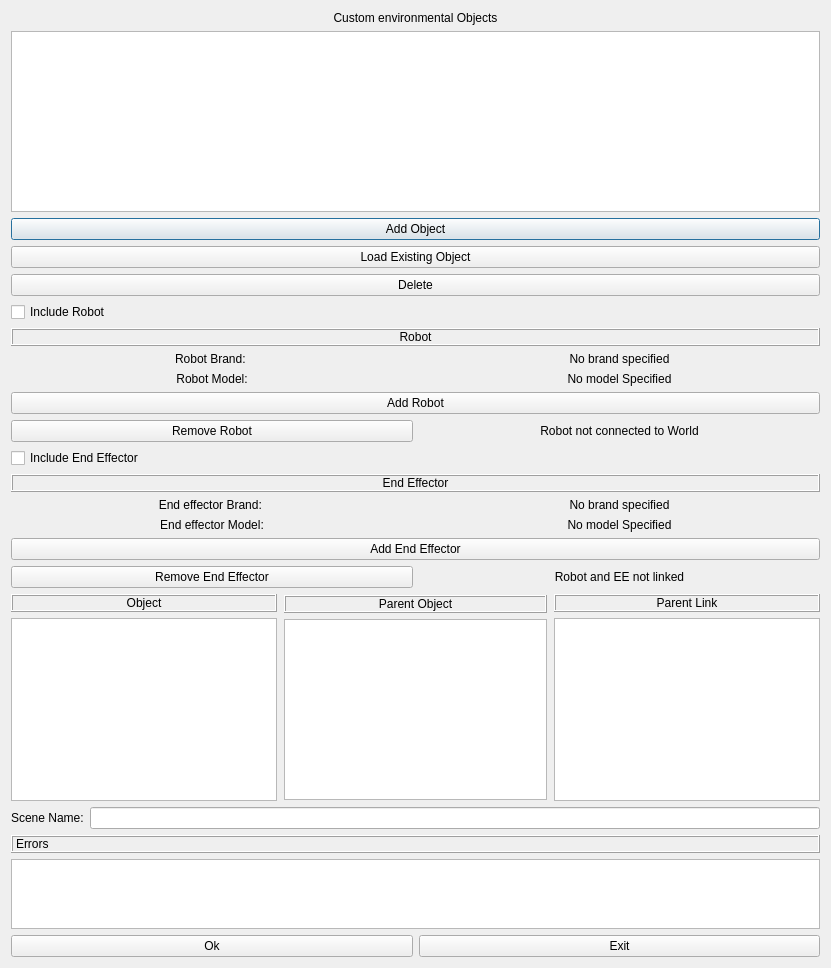
<?xml version="1.0" encoding="UTF-8"?>
<ui version="4.0">
 <class>AddScene</class>
 <widget class="QDialog" name="AddScene">
  <property name="geometry">
   <rect>
    <x>0</x>
    <y>0</y>
    <width>831</width>
    <height>968</height>
   </rect>
  </property>
  <property name="windowTitle">
   <string>Configure Scene</string>
  </property>
  <layout class="QVBoxLayout" name="verticalLayout_6">
   <item>
    <layout class="QVBoxLayout" name="verticalLayout_10">
     <item>
      <layout class="QVBoxLayout" name="verticalLayout_2">
       <item>
        <layout class="QVBoxLayout" name="verticalLayout">
         <item>
          <widget class="QLabel" name="environmental_objects_label">
           <property name="text">
            <string>Custom environmental Objects</string>
           </property>
           <property name="alignment">
            <set>Qt::AlignCenter</set>
           </property>
          </widget>
         </item>
         <item>
          <widget class="QListWidget" name="object_list"/>
         </item>
        </layout>
       </item>
       <item>
        <widget class="QPushButton" name="add_object">
         <property name="toolTip">
          <string>Create a new custom environmental object</string>
         </property>
         <property name="text">
          <string>Add Object</string>
         </property>
        </widget>
       </item>
       <item>
        <widget class="QPushButton" name="load_object">
         <property name="toolTip">
          <string>Load an existing object from the assets folder</string>
         </property>
         <property name="text">
          <string>Load Existing Object</string>
         </property>
        </widget>
       </item>
       <item>
        <widget class="QPushButton" name="delete_object">
         <property name="toolTip">
          <string>Remove the selected object from the list</string>
         </property>
         <property name="text">
          <string>Delete</string>
         </property>
        </widget>
       </item>
      </layout>
     </item>
     <item>
      <layout class="QVBoxLayout" name="verticalLayout_3">
       <item>
        <widget class="QCheckBox" name="include_robot">
         <property name="text">
          <string>Include Robot</string>
         </property>
        </widget>
       </item>
       <item>
        <widget class="QLabel" name="robot_label">
         <property name="frameShape">
          <enum>QFrame::Box</enum>
         </property>
         <property name="frameShadow">
          <enum>QFrame::Raised</enum>
         </property>
         <property name="text">
          <string>Robot</string>
         </property>
         <property name="alignment">
          <set>Qt::AlignCenter</set>
         </property>
        </widget>
       </item>
       <item>
        <layout class="QHBoxLayout" name="horizontalLayout">
         <item>
          <widget class="QLabel" name="robot_brand_label">
           <property name="text">
            <string>Robot Brand: </string>
           </property>
           <property name="alignment">
            <set>Qt::AlignCenter</set>
           </property>
          </widget>
         </item>
         <item>
          <widget class="QLabel" name="robot_brand">
           <property name="text">
            <string>No brand specified</string>
           </property>
           <property name="alignment">
            <set>Qt::AlignCenter</set>
           </property>
          </widget>
         </item>
        </layout>
       </item>
       <item>
        <layout class="QHBoxLayout" name="horizontalLayout_2">
         <item>
          <widget class="QLabel" name="robot_model_label">
           <property name="text">
            <string>Robot Model:</string>
           </property>
           <property name="alignment">
            <set>Qt::AlignCenter</set>
           </property>
          </widget>
         </item>
         <item>
          <widget class="QLabel" name="robot_model">
           <property name="text">
            <string>No model Specified</string>
           </property>
           <property name="alignment">
            <set>Qt::AlignCenter</set>
           </property>
          </widget>
         </item>
        </layout>
       </item>
       <item>
        <widget class="QPushButton" name="add_robot">
         <property name="toolTip">
          <string>Configure and add a robot to this scene</string>
         </property>
         <property name="text">
          <string>Add Robot</string>
         </property>
        </widget>
       </item>
       <item>
        <layout class="QHBoxLayout" name="horizontalLayout_6">
         <item>
          <widget class="QPushButton" name="remove_robot">
           <property name="toolTip">
            <string>Remove the robot from this scene</string>
           </property>
           <property name="text">
            <string>Remove Robot</string>
           </property>
          </widget>
         </item>
         <item>
          <widget class="QLabel" name="robot_connected">
           <property name="text">
            <string>Robot not connected to World</string>
           </property>
           <property name="alignment">
            <set>Qt::AlignCenter</set>
           </property>
          </widget>
         </item>
        </layout>
       </item>
      </layout>
     </item>
     <item>
      <layout class="QVBoxLayout" name="verticalLayout_4">
       <item>
        <widget class="QCheckBox" name="include_ee">
         <property name="text">
          <string>Include End Effector</string>
         </property>
        </widget>
       </item>
       <item>
        <widget class="QLabel" name="ee_label">
         <property name="frameShape">
          <enum>QFrame::Box</enum>
         </property>
         <property name="frameShadow">
          <enum>QFrame::Raised</enum>
         </property>
         <property name="text">
          <string>End Effector</string>
         </property>
         <property name="alignment">
          <set>Qt::AlignCenter</set>
         </property>
        </widget>
       </item>
       <item>
        <layout class="QHBoxLayout" name="horizontalLayout_3">
         <item>
          <widget class="QLabel" name="ee_brand_label">
           <property name="text">
            <string>End effector Brand: </string>
           </property>
           <property name="alignment">
            <set>Qt::AlignCenter</set>
           </property>
          </widget>
         </item>
         <item>
          <widget class="QLabel" name="ee_brand">
           <property name="text">
            <string>No brand specified</string>
           </property>
           <property name="alignment">
            <set>Qt::AlignCenter</set>
           </property>
          </widget>
         </item>
        </layout>
       </item>
       <item>
        <layout class="QHBoxLayout" name="horizontalLayout_4">
         <item>
          <widget class="QLabel" name="ee_model_label">
           <property name="text">
            <string>End effector Model:</string>
           </property>
           <property name="alignment">
            <set>Qt::AlignCenter</set>
           </property>
          </widget>
         </item>
         <item>
          <widget class="QLabel" name="ee_model">
           <property name="text">
            <string>No model Specified</string>
           </property>
           <property name="alignment">
            <set>Qt::AlignCenter</set>
           </property>
          </widget>
         </item>
        </layout>
       </item>
       <item>
        <widget class="QPushButton" name="add_ee">
         <property name="toolTip">
          <string>Configure and add an end effector to the robot</string>
         </property>
         <property name="text">
          <string>Add End Effector</string>
         </property>
        </widget>
       </item>
       <item>
        <layout class="QHBoxLayout" name="horizontalLayout_5">
         <item>
          <widget class="QPushButton" name="remove_ee">
           <property name="toolTip">
            <string>Remove the end effector from the robot</string>
           </property>
           <property name="text">
            <string>Remove End Effector</string>
           </property>
          </widget>
         </item>
         <item>
          <widget class="QLabel" name="robot_ee_check">
           <property name="text">
            <string>Robot and EE not linked</string>
           </property>
           <property name="alignment">
            <set>Qt::AlignCenter</set>
           </property>
          </widget>
         </item>
        </layout>
       </item>
      </layout>
     </item>
     <item>
      <layout class="QHBoxLayout" name="horizontalLayout_7">
       <item>
        <layout class="QVBoxLayout" name="verticalLayout_5">
         <item>
          <widget class="QLabel" name="object_label">
           <property name="maximumSize">
            <size>
             <width>16777215</width>
             <height>30</height>
            </size>
           </property>
           <property name="frameShape">
            <enum>QFrame::Box</enum>
           </property>
           <property name="frameShadow">
            <enum>QFrame::Raised</enum>
           </property>
           <property name="text">
            <string>Object</string>
           </property>
           <property name="alignment">
            <set>Qt::AlignCenter</set>
           </property>
          </widget>
         </item>
         <item>
          <widget class="QListWidget" name="object_list_2"/>
         </item>
        </layout>
       </item>
       <item>
        <layout class="QVBoxLayout" name="verticalLayout_8">
         <property name="leftMargin">
          <number>1</number>
         </property>
         <property name="topMargin">
          <number>1</number>
         </property>
         <property name="rightMargin">
          <number>1</number>
         </property>
         <property name="bottomMargin">
          <number>1</number>
         </property>
         <item>
          <widget class="QLabel" name="parent_obj_label">
           <property name="maximumSize">
            <size>
             <width>16777215</width>
             <height>30</height>
            </size>
           </property>
           <property name="frameShape">
            <enum>QFrame::Box</enum>
           </property>
           <property name="frameShadow">
            <enum>QFrame::Raised</enum>
           </property>
           <property name="text">
            <string>Parent Object</string>
           </property>
           <property name="alignment">
            <set>Qt::AlignCenter</set>
           </property>
          </widget>
         </item>
         <item>
          <widget class="QListWidget" name="parent_obj"/>
         </item>
        </layout>
       </item>
       <item>
        <layout class="QVBoxLayout" name="verticalLayout_9">
         <item>
          <widget class="QLabel" name="parent_link_label">
           <property name="maximumSize">
            <size>
             <width>16777215</width>
             <height>30</height>
            </size>
           </property>
           <property name="frameShape">
            <enum>QFrame::Box</enum>
           </property>
           <property name="frameShadow">
            <enum>QFrame::Raised</enum>
           </property>
           <property name="text">
            <string>Parent Link</string>
           </property>
           <property name="alignment">
            <set>Qt::AlignCenter</set>
           </property>
          </widget>
         </item>
         <item>
          <widget class="QListWidget" name="parent_link"/>
         </item>
        </layout>
       </item>
      </layout>
     </item>
     <item>
      <layout class="QHBoxLayout" name="horizontalLayout_9">
       <item>
        <widget class="QLabel" name="scene_name_label">
         <property name="text">
          <string>Scene Name:</string>
         </property>
        </widget>
       </item>
       <item>
        <widget class="QLineEdit" name="scene_name"/>
       </item>
      </layout>
     </item>
     <item>
      <widget class="QLabel" name="ext_joint_errors">
       <property name="frameShape">
        <enum>QFrame::Box</enum>
       </property>
       <property name="frameShadow">
        <enum>QFrame::Raised</enum>
       </property>
       <property name="text">
        <string>Errors</string>
       </property>
      </widget>
     </item>
     <item>
      <widget class="QTextBrowser" name="scene_errors">
       <property name="maximumSize">
        <size>
         <width>16777215</width>
         <height>80</height>
        </size>
       </property>
      </widget>
     </item>
     <item>
      <layout class="QHBoxLayout" name="horizontalLayout_8">
       <item>
        <widget class="QPushButton" name="ok">
         <property name="toolTip">
          <string>Save scene configuration</string>
         </property>
         <property name="text">
          <string>Ok</string>
         </property>
        </widget>
       </item>
       <item>
        <widget class="QPushButton" name="exit">
         <property name="toolTip">
          <string>Discard changes and close</string>
         </property>
         <property name="text">
          <string>Exit</string>
         </property>
        </widget>
       </item>
      </layout>
     </item>
    </layout>
   </item>
  </layout>
 </widget>
 <resources/>
 <connections/>
</ui>
